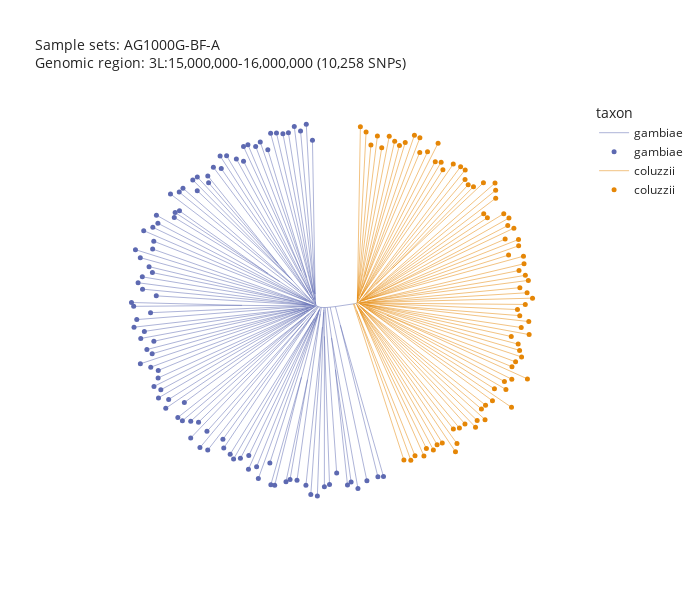

The notebook cell this image was saved under:
### Code cell
ag3.plot_njt(
    region="3L:15,000,000-16,000,000",
    sample_sets="AG1000G-BF-A",
    n_snps=10_000,
    color="taxon",
    width=700,
)

### Figure 1 — Plotly figure (JSON) as saved in the notebook; plotly's stock layout.template omitted (floating-point values rounded to 4 significant figures; data arrays with more than 128 entries replaced by an {"elided": "..."} marker saying what was removed)
{"data": [{"hovertemplate": "<b>%{hovertext}</b><br><br>taxon=gambiae<br>x=%{x}<br>y=%{y}<extra></extra>", "hovertext": {"elided": "591 str values"}, "legendgroup": "gambiae", "line": {"color": "rgb(93, 105, 177)", "dash": "solid", "width": 0.5}, "marker": {"size": 5, "symbol": "circle"}, "mode": "lines", "name": "gambiae", "orientation": "v", "showlegend": true, "type": "scatter", "visible": true, "x": {"elided": "591 float values"}, "xaxis": "x", "y": {"elided": "591 float values"}, "yaxis": "y"}, {"hovertemplate": "<b>%{hovertext}</b><br><br>taxon=coluzzii<br>x=%{x}<br>y=%{y}<extra></extra>", "hovertext": {"elided": "474 str values"}, "legendgroup": "coluzzii", "line": {"color": "rgb(229, 134, 6)", "dash": "solid", "width": 0.5}, "marker": {"size": 5, "symbol": "circle"}, "mode": "lines", "name": "coluzzii", "orientation": "v", "showlegend": true, "type": "scatter", "visible": true, "x": {"elided": "474 float values"}, "xaxis": "x", "y": {"elided": "474 float values"}, "yaxis": "y"}, {"hovertemplate": "<b>%{hovertext}</b><br><br>taxon=<br>x=%{x}<br>y=%{y}<extra></extra>", "hovertext": ["", "", "", "", "", "", "", "", "", "", "", ""], "legendgroup": "", "line": {"color": "gray", "dash": "solid", "width": 0.5}, "marker": {"size": 5, "symbol": "circle"}, "mode": "lines", "name": "", "orientation": "v", "showlegend": false, "type": "scatter", "x": [0, -0.9958, null, -0.9958, -2.926, null, -2.926, -8.139, null, -8.139, -9.926, null], "xaxis": "x", "y": [0, -0.4933, null, -0.4933, -1.211, null, -1.211, -2.265, null, -2.265, -2.563, null], "yaxis": "y"}, {"customdata": {"elided": "99x11 mixed values"}, "hovertemplate": "<b>%{hovertext}</b><br><br>taxon=%{customdata[3]}<br>x=%{x}<br>y=%{y}<br>sample_id=%{customdata[0]}<br>partner_sample_id=%{customdata[1]}<br>sample_set=%{customdata[2]}<br>country=%{customdata[4]}<br>admin1_iso=%{customdata[5]}<br>admin1_name=%{customdata[6]}<br>admin2_name=%{customdata[7]}<br>location=%{customdata[8]}<br>year=%{customdata[9]}<br>month=%{customdata[10]}<extra></extra>", "hovertext": ["AB0085-Cx", "AB0086-Cx", "AB0096-C", "AB0103-C", "AB0104-Cx", "AB0116-C", "AB0117-C", "AB0118-C", "AB0119-C", "AB0126-Cx", "AB0127-C", "AB0128-C", "AB0129-C", "AB0130-Cx", "AB0131-Cx", "AB0133-C", "AB0134-C", "AB0135-C", "AB0136-Cx", "AB0143-Cx", "AB0144-C", "AB0145-C", "AB0146-Cx", "AB0147-C", "AB0148-Cx", "AB0150-Cx", "AB0151-Cx", "AB0153-C", "AB0155-Cx", "AB0157-Cx", "AB0158-Cx", "AB0159-C", "AB0160-Cx", "AB0161-C", "AB0162-C", "AB0164-C", "AB0165-C", "AB0166-C", "AB0167-C", "AB0169-C", "AB0170-C", "AB0171-Cx", "AB0172-Cx", "AB0173-C", "AB0174-C", "AB0175-Cx", "AB0176-Cx", "AB0177-C", "AB0178-C", "AB0179-Cx", "AB0180-Cx", "AB0197-C", "AB0198-C", "AB0199-C", "AB0200-C", "AB0201-Cx", "AB0202-Cx", "AB0203-C", "AB0205-C", "AB0206-C", "AB0207-C", "AB0208-C", "AB0211-C", "AB0217-C", "AB0218-C", "AB0225-C", "AB0228-C", "AB0231-C", "AB0232-Cx", "AB0233-C", "AB0235-C", "AB0236-Cx", "AB0238-C", "AB0239-C", "AB0241-C", "AB0244-C", "AB0251-C", "AB0252-C", "AB0253-C", "AB0255-C", "AB0256-C", "AB0260-C", "AB0261-Cx", "AB0264-C", "AB0265-C", "AB0268-C", "AB0269-Cx", "AB0270-C", "AB0271-Cx", "AB0272-Cx", "AB0273-Cx", "AB0274-C", "AB0275-C", "AB0277-C", "AB0278-C", "AB0280-Cx", "AB0281-Cx", "AB0283-C", "AB0284-C"], "legendgroup": "gambiae", "line": {"width": 0.5}, "marker": {"color": "rgb(93, 105, 177)", "size": 5, "symbol": "circle"}, "mode": "markers", "name": "gambiae", "orientation": "v", "showlegend": true, "type": "scatter", "visible": true, "x": [-545.3, -611.3, -409.1, -566.1, -244.6, 57.19, -347.8, -89.56, -338.4, 2.43, -275.3, -550.0, -434.6, -319.7, -311.2, -545.9, -450.2, -600.2, -122.2, -473.4, -164.6, -239.0, -140.1, -537.8, -296.8, -126.8, -584.8, -565.5, -297.6, -409.3, -194.8, -411.5, -501.0, -477.2, -556.6, -588.0, -108.8, -154.9, -236.3, -560.3, -188.1, -618.3, -603.9, -270.6, -491.3, 27.0, -220.9, -486.8, -550.3, -277.9, -26.27, -487.5, -576.1, -430.7, -203.3, -455.9, -583.0, -498.6, -55.86, -299.2, -183.7, -561.6, -592.9, -372.2, -544.9, -75.44, -365.3, -570.1, -139.2, -172.1, -437.9, -594.2, -544.3, -516.4, -406.9, -588.6, -330.8, -593.9, -511.4, -225.8, -478.8, -357.5, -375.3, -524.3, -607.4, -311.2, -367.7, -16.28, -393.8, -557.0, -612.3, -265.3, -438.0, -557.2, -455.9, -236.9, 72.46, -559.8, -560.9], "xaxis": "x", "y": [-205.5, -66.43, 348.2, -26.7, 419.6, -476.5, -414.5, -503.5, -427.9, -508.4, -449.1, 240.6, -327.2, -426.0, 388.7, 218.4, 337.2, 55.35, 446.0, -272.9, -486.1, -438.4, -499.4, -238.0, -418.2, -525.1, 198.2, -176.1, -455.8, -403.4, -489.8, -352.0, 234.5, 314.5, -228.7, 37.86, -528.8, 471.4, -498.0, 147.7, 466.4, 1.206, -45.58, -481.2, -313.9, -487.4, 465.7, 252.4, 19.45, 429.1, -498.9, 303.9, -127.7, -396.5, 463.9, -324.1, -77.97, 247.8, -466.1, 433.9, -483.7, -139.5, -97.36, 368.3, -184.9, -497.6, -397.6, 99.54, 490.1, 483.7, 345.3, 124.1, -260.2, -264.6, 329.2, 71.54, 394.9, -166.8, 298.7, -499.9, -323.1, 403.2, 402.9, -288.6, 146.0, 428.6, -373.8, -490.7, 372.1, -105.2, -9.277, 440.9, 307.6, 169.2, -370.2, 464.9, -475.9, 207.3, 83.19], "yaxis": "y"}, {"customdata": {"elided": "82x11 mixed values"}, "hovertemplate": "<b>%{hovertext}</b><br><br>taxon=%{customdata[3]}<br>x=%{x}<br>y=%{y}<br>sample_id=%{customdata[0]}<br>partner_sample_id=%{customdata[1]}<br>sample_set=%{customdata[2]}<br>country=%{customdata[4]}<br>admin1_iso=%{customdata[5]}<br>admin1_name=%{customdata[6]}<br>admin2_name=%{customdata[7]}<br>location=%{customdata[8]}<br>year=%{customdata[9]}<br>month=%{customdata[10]}<extra></extra>", "hovertext": ["AB0087-C", "AB0088-C", "AB0089-Cx", "AB0090-C", "AB0091-C", "AB0092-C", "AB0094-Cx", "AB0095-Cx", "AB0097-Cx", "AB0098-Cx", "AB0099-Cx", "AB0100-C", "AB0101-C", "AB0109-C", "AB0110-C", "AB0111-C", "AB0112-C", "AB0113-C", "AB0114-C", "AB0115-C", "AB0121-C", "AB0122-C", "AB0123-C", "AB0124-C", "AB0132-C", "AB0137-Cx", "AB0138-Cx", "AB0139-C", "AB0140-C", "AB0142-C", "AB0181-C", "AB0182-C", "AB0183-C", "AB0184-C", "AB0185-Cx", "AB0186-C", "AB0187-C", "AB0188-C", "AB0189-C", "AB0190-C", "AB0191-Cx", "AB0192-C", "AB0193-C", "AB0194-C", "AB0196-C", "AB0204-C", "AB0209-C", "AB0210-C", "AB0212-C", "AB0213-C", "AB0214-C", "AB0215-C", "AB0216-C", "AB0219-Cx", "AB0221-C", "AB0222-C", "AB0223-C", "AB0224-C", "AB0226-C", "AB0227-Cx", "AB0229-C", "AB0230-Cx", "AB0234-C", "AB0237-C", "AB0240-C", "AB0242-C", "AB0243-C", "AB0246-C", "AB0247-C", "AB0248-C", "AB0249-Cx", "AB0250-Cx", "AB0257-C", "AB0258-Cx", "AB0259-Cx", "AB0262-Cx", "AB0263-C", "AB0266-Cx", "AB0267-C", "AB0276-C", "AB0279-C", "AB0282-Cx"], "legendgroup": "coluzzii", "line": {"width": 0.5}, "marker": {"color": "rgb(229, 134, 6)", "size": 5, "symbol": "circle"}, "mode": "markers", "name": "coluzzii", "orientation": "v", "showlegend": true, "type": "scatter", "visible": true, "x": [350.8, 230.4, 346.4, 132.0, 442.9, 429.8, 469.4, 450.0, 263.9, 128.3, 441.6, 376.6, 470.7, 147.3, 451.0, 263.7, 235.3, 219.4, 403.9, 413.1, 461.3, 480.9, 379.9, 158.8, 183.3, 352.2, 329.2, 445.5, 171.9, 103.1, 233.6, 304.6, 269.7, 466.0, 214.4, 402.1, 319.1, 296.4, 378.1, 442.5, 443.9, 295.8, 371.1, 445.9, 324.7, 405.8, 222.1, 347.2, 423.3, 55.72, 439.6, 38.04, 273.9, 422.6, 209.2, 357.2, 408.0, 446.3, 456.2, 296.0, 415.3, 434.5, 380.0, 416.3, 24.76, 461.1, 471.6, 280.6, 466.9, 172.2, 283.9, 157.3, 340.9, 424.2, 88.2, 67.6, 457.7, 190.0, 193.1, 424.6, 9.119, 116.2], "xaxis": "x", "y": [-319.8, 385.7, 329.4, 439.6, 156.7, 205.0, 61.86, -67.33, -345.5, -430.6, -112.9, -235.4, -51.1, -431.0, -148.1, 380.6, 364.8, -388.5, -215.4, 212.1, 75.69, 13.09, 308.8, -418.9, -419.4, -280.3, -322.4, -130.0, 412.7, 443.5, -383.7, 324.0, -407.7, 27.92, 387.4, 244.7, 318.8, 364.5, 328.7, 173.9, 89.02, -331.5, -268.2, -34.82, -340.6, 175.0, 438.0, 244.5, -286.1, 457.3, -18.13, 433.0, -385.4, -92.0, -402.7, 233.6, -237.1, 41.89, 128.2, 338.1, 131.3, -161.5, 287.2, 232.8, 468.7, -4.122, -86.72, -342.8, -208.2, 452.9, 373.6, 459.8, -290.6, -209.0, 456.6, 425.5, 107.5, -398.8, 414.1, -174.9, 482.8, 431.8], "yaxis": "y"}], "layout": {"height": 600, "legend": {"title": {"text": "taxon"}, "tracegroupgap": 0}, "title": {"font": {"size": 14}, "text": "Sample sets: AG1000G-BF-A<br>Genomic region: 3L:15,000,000-16,000,000 (10,258 SNPs)"}, "width": 700, "xaxis": {"anchor": "y", "autorange": true, "domain": [0, 1], "mirror": false, "range": [-762.1, 624.8], "showgrid": false, "showline": false, "showticklabels": false, "ticks": "", "title": {}, "type": "linear"}, "yaxis": {"anchor": "x", "autorange": true, "domain": [0, 1], "mirror": false, "range": [-594.9, 556.3], "scaleanchor": "x", "scaleratio": 1, "showgrid": false, "showline": false, "showticklabels": false, "ticks": "", "title": {}, "type": "linear"}}}
